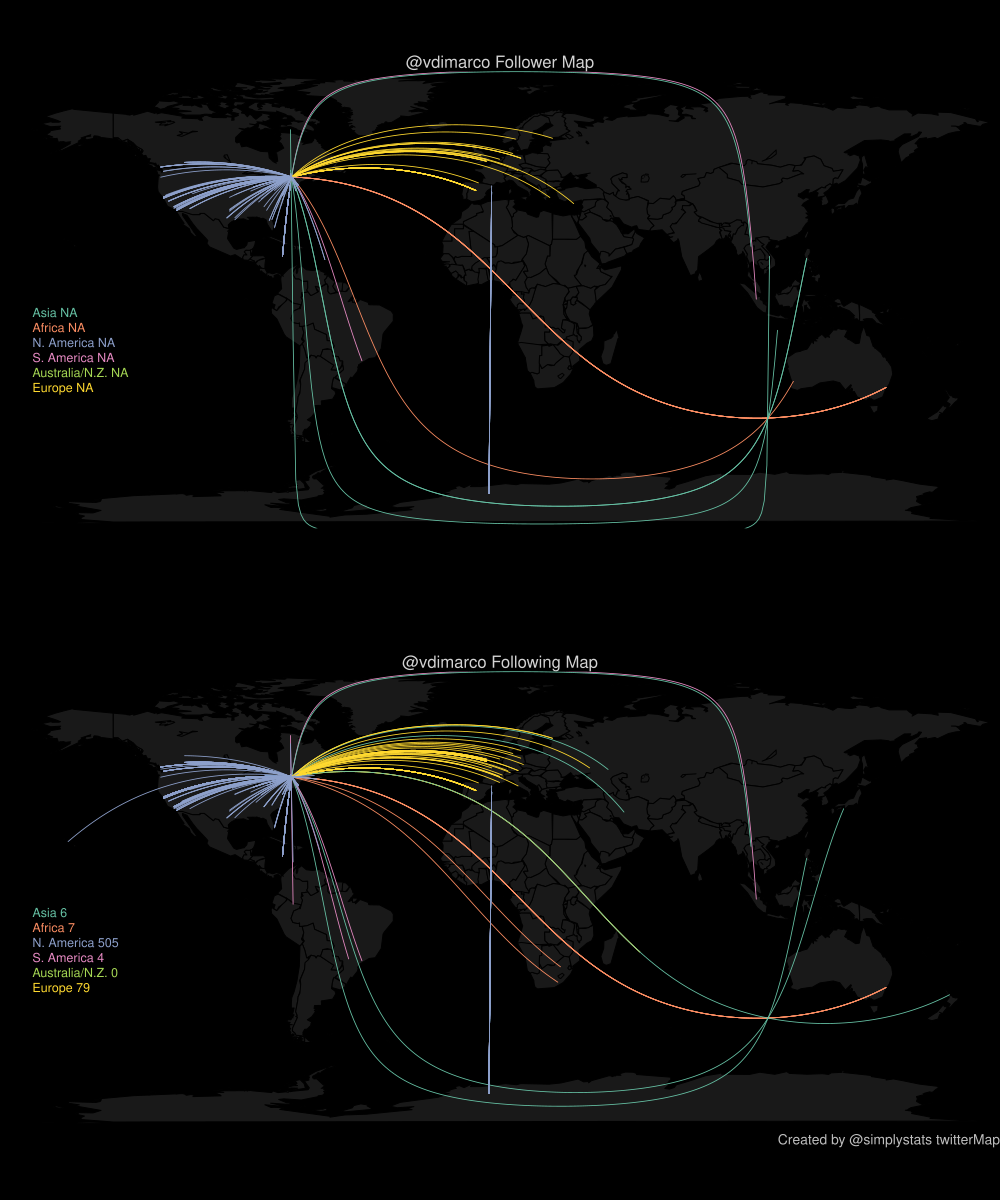

Source code (R):

# Source the function
source("http://biostat.jhsph.edu/~jleek/code/twitterMap.R")

ck <- 'cmxCCQCSzjz9RQ8UOkv7g'
cs <- 'ptvTcfzGBupFeGbgceK4UAmUoesbiV5dEvmZ94dOPVU'
getTwitterOAuth(ck, cs)

# reqURL <- "http://api.twitter.com/oauth/request_token"
# accessURL <- "http://api.twitter.com/oauth/access_token"
# authURL <- "http://api.twitter.com/oauth/authorize"
# options(RCurlOptions = list(cainfo = system.file("CurlSSL", "cacert.pem", package = "RCurl")))
# download.file(url="http://curl.haxx.se/ca/cacert.pem", destfile="cacert.pem")
# 
# twitCred <- OAuthFactory$new(consumerKey=ck, consumerSecret=cs, 
#                              requestURL=reqURL, accessURL=accessURL, authURL=authURL)
# 
# twitCred$handshake(cainfo = system.file("CurlSSL", "cacert.pem", package = "RCurl"))
# registerTwitterOAuth(twitCred)


# Make your twittermap
twitterMap("vdimarco")

#If your location can't be found or latitude longitude can't be calculated
#choose a bigger city near you. The list of cities used by twitterMap
#can be found like so:
data(world.cities)
grep("Montreal",world.cities[,1])

# Then make the map using that big city
twitterMap("vdimarco",userLocation="Montreal")

#If you want both your followers and people you follow in a plot you can do:
twitterMap("vdimarco",userLocation="Montreal",plotType="both")
